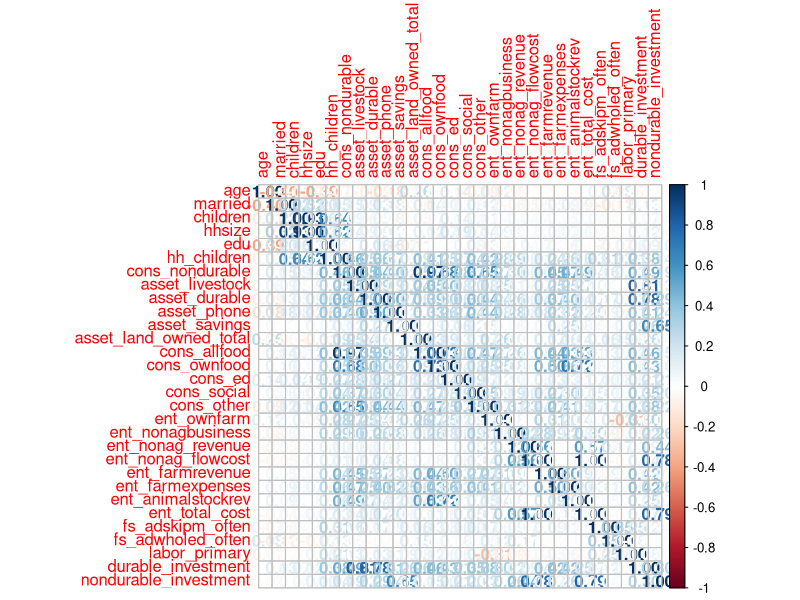

R code for this plot:
#load the caret and mlbench packages
library(mlbench)
library(caret)
library(dplyr)
library(corrplot)

#set the seed
set.seed(729)

# Read in the full dataset
busara.data = read.csv("Full_Data.csv", header=TRUE)
str(busara.data)

#Remove the columns which have an excess amount of Nas (greater than 25%):
b.less_Nas <- busara.data[ , colSums(is.na(busara.data)) < (nrow(busara.data)*0.25)]
str(b.less_Nas)

#Remove the columns where all values are the same (i.e. variance is 0)
b.less <- Filter(var, b.less_Nas[,c(-1, -2, -3, -53, - 54)])
str(b.less)

#Remove columns with excess 0s (mor than 80%)
b.less0 <- b.less[ , colSums((b.less==0)) < (nrow(b.less)*0.8)]
str(b.less0)

#Remove columns with excess 1s (mor than 80%)
b.less1 <- b.less0[ , colSums((b.less0==1)) < (nrow(b.less0)*0.8)]
str(b.less1)

#calculate the correlation matrix
corr_matrix <- cor(b.less1)

#print summary
print(corr_matrix)

#plot correlation matrix
corrplot(corr_matrix, method="number")

#which variables which are highly correlated:
highly_corr <- findCorrelation(corr_matrix, cutoff=0.75)

#print which ones are highly correlated variables
print(highly_corr)

#Remove the highly correlated ones:
b.lesscorr <- b.less1[-highly_corr]
str(b.lesscorr)
